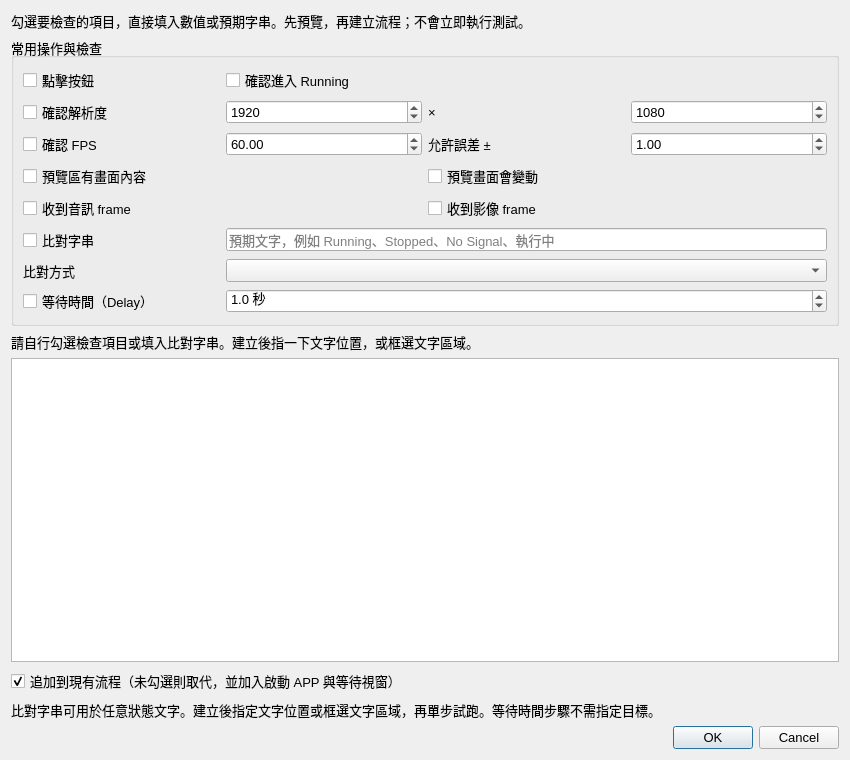
<?xml version="1.0" encoding="UTF-8"?>
<ui version="4.0"><class>EasyBuilder</class><widget class="QDialog" name="EasyBuilder">
 <property name="geometry"><rect><x>0</x><y>0</y><width>850</width><height>760</height></rect></property>
 <property name="windowTitle"><string>建立測試項目</string></property>
 <property name="font"><font><family>Microsoft JhengHei UI</family><pointsize>10</pointsize></font></property>
 <layout class="QVBoxLayout" name="layout">
  <item><widget class="QLabel" name="intro"><property name="text"><string>勾選要檢查的項目，直接填入數值或預期字串。先預覽，再建立流程；不會立即執行測試。</string></property><property name="wordWrap"><bool>true</bool></property></widget></item>
  <item><widget class="QGroupBox" name="checksGroup"><property name="title"><string>常用操作與檢查</string></property><layout class="QGridLayout" name="checksLayout">
   <item row="0" column="0"><widget class="QCheckBox" name="startCheck"><property name="text"><string>點擊按鈕</string></property></widget></item>
   <item row="0" column="1" colspan="3"><widget class="QCheckBox" name="runningCheck"><property name="text"><string>確認進入 Running</string></property></widget></item>
   <item row="1" column="0"><widget class="QCheckBox" name="resolutionCheck"><property name="text"><string>確認解析度</string></property></widget></item>
   <item row="1" column="1"><widget class="QSpinBox" name="widthSpin"><property name="minimum"><number>1</number></property><property name="maximum"><number>16384</number></property><property name="value"><number>1920</number></property></widget></item>
   <item row="1" column="2"><widget class="QLabel" name="timesLabel"><property name="text"><string>×</string></property></widget></item>
   <item row="1" column="3"><widget class="QSpinBox" name="heightSpin"><property name="minimum"><number>1</number></property><property name="maximum"><number>16384</number></property><property name="value"><number>1080</number></property></widget></item>
   <item row="2" column="0"><widget class="QCheckBox" name="fpsCheck"><property name="text"><string>確認 FPS</string></property></widget></item>
   <item row="2" column="1"><widget class="QDoubleSpinBox" name="fpsSpin"><property name="minimum"><double>0.010000000000000</double></property><property name="maximum"><double>1000.000000000000000</double></property><property name="value"><double>60.000000000000000</double></property></widget></item>
   <item row="2" column="2"><widget class="QLabel" name="toleranceLabel"><property name="text"><string>允許誤差 ±</string></property></widget></item>
   <item row="2" column="3"><widget class="QDoubleSpinBox" name="toleranceSpin"><property name="maximum"><double>1000.000000000000000</double></property><property name="value"><double>1.000000000000000</double></property></widget></item>
   <item row="3" column="0" colspan="2"><widget class="QCheckBox" name="contentCheck"><property name="text"><string>預覽區有畫面內容</string></property></widget></item>
   <item row="3" column="2" colspan="2"><widget class="QCheckBox" name="motionCheck"><property name="text"><string>預覽畫面會變動</string></property></widget></item>
   <item row="4" column="0" colspan="2"><widget class="QCheckBox" name="audioCheck"><property name="text"><string>收到音訊 frame</string></property></widget></item>
   <item row="4" column="2" colspan="2"><widget class="QCheckBox" name="videoCheck"><property name="text"><string>收到影像 frame</string></property></widget></item>
   <item row="5" column="0"><widget class="QCheckBox" name="textCompareCheck"><property name="text"><string>比對字串</string></property></widget></item>
   <item row="5" column="1" colspan="3"><widget class="QLineEdit" name="expectedTextEdit"><property name="maxLength"><number>512</number></property><property name="placeholderText"><string>預期文字，例如 Running、Stopped、No Signal、執行中</string></property></widget></item>
   <item row="6" column="0"><widget class="QLabel" name="textConditionLabel"><property name="text"><string>比對方式</string></property></widget></item>
   <item row="6" column="1" colspan="3"><widget class="QComboBox" name="textConditionCombo"/></item>
   <item row="7" column="0"><widget class="QCheckBox" name="delayCheck"><property name="text"><string>等待時間（Delay）</string></property></widget></item>
   <item row="7" column="1" colspan="3"><widget class="QDoubleSpinBox" name="delaySpin"><property name="decimals"><number>1</number></property><property name="minimum"><double>0.100000000000000</double></property><property name="maximum"><double>600.000000000000000</double></property><property name="singleStep"><double>0.100000000000000</double></property><property name="value"><double>1.000000000000000</double></property><property name="suffix"><string> 秒</string></property></widget></item>
  </layout></widget></item>
  <item><widget class="QLabel" name="statusLabel"><property name="text"><string>請自行勾選檢查項目或填入比對字串。建立後指一下文字位置，或框選文字區域。</string></property><property name="wordWrap"><bool>true</bool></property></widget></item>
  <item><widget class="QPlainTextEdit" name="previewEdit"><property name="readOnly"><bool>true</bool></property></widget></item>
  <item><widget class="QCheckBox" name="appendCheck"><property name="text"><string>追加到現有流程（未勾選則取代，並加入啟動 APP 與等待視窗）</string></property><property name="checked"><bool>true</bool></property></widget></item>
  <item><widget class="QLabel" name="noteLabel"><property name="text"><string>比對字串可用於任意狀態文字。建立後指定文字位置或框選文字區域，再單步試跑。等待時間步驟不需指定目標。</string></property><property name="wordWrap"><bool>true</bool></property></widget></item>
  <item><widget class="QDialogButtonBox" name="buttonBox"><property name="standardButtons"><set>QDialogButtonBox::Cancel|QDialogButtonBox::Ok</set></property></widget></item>
 </layout>
</widget><resources/><connections/></ui>
